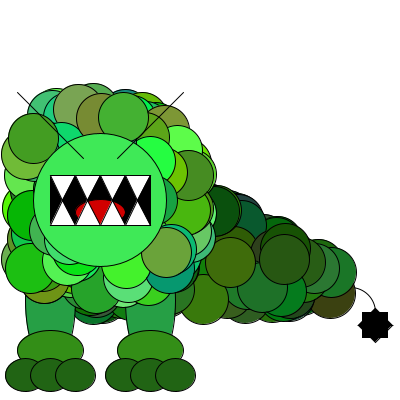
Frame 1 (no input)
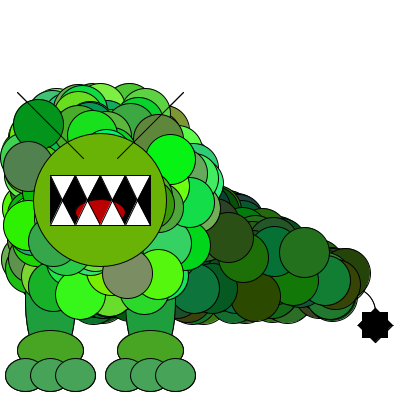
Frame 2 (the mouse pressed at the canvas centre, redrawn once)

The Processing sketch that drew these frames (run headless with seeded random() and noise(); the mouse was pressed at the canvas centre and the sketch redrawn once):

// Processing sketch: processing_70637
// ── processing_70637.pde

int dim = 400; //Default size

void setup() {
  size(400, 400);
  background(255);
}

void draw() {
  rectMode(CENTER);
  ellipseMode(CENTER);
  maketail();
  makefeet();
  makeface();
  makemouth();
  makeantennae();
  noLoop();
}

void maketail() {
  stroke(0);
  //Make the tail point
  fill(255);
  arc(dim-dim/8,3*dim/4+dim/32,dim/8,dim/8,PI+HALF_PI,TWO_PI);
  //Add spike ball (square + two triangles)
  fill(0);
  rect(dim-dim/16,3*dim/4+dim/16, dim/16, dim/16);
  triangle(dim-dim/8+dim/50, 3*dim/4+dim/16, dim-dim/50, 3*dim/4+dim/16,dim-dim/16,3*dim/4+dim/50);
  triangle(dim-dim/8+dim/50, 3*dim/4+dim/16, dim-dim/50, 3*dim/4+dim/16,dim-dim/16,3*dim/4+dim/8-dim/50);
  //Make the tail length
  for (int i = 0; i < 200; i++) {
    //Random color for each elipse
    fill(darkgreenchoose());
    //Limit elipses to dim/2 to dim and dim/2 to 3dim/4
    //Make triangle with limit k > .5*j+dim*.25
    int j = floor(random(3*dim/4)+dim/4-dim/8);
    int k = floor(random(dim/4)+dim/2);
    if (k >= .5*j+dim/4) {
      ellipse(j,k,dim/8,dim/8);
    }
  }
}

void makefeet() {
  stroke(0);
  //Choose legs
  fill(midgreenchoose());
  ellipse(dim/8,3*dim/4,dim/8,dim/3);
  ellipse(3*dim/8,3*dim/4,dim/8,dim/3);
  //Choose feet
  fill(midgreenchoose());
  ellipse(dim/8,7*dim/8,dim/6,dim/10);
  ellipse(3*dim/8,7*dim/8,dim/6,dim/10);
  fill(midgreenchoose());
  for (int i = 0; i < 3; i++) {
    ellipse(dim/8-dim/16+i*dim/16,15*dim/16,dim/10,dim/12);
    ellipse(3*dim/8-dim/16+i*dim/16,15*dim/16,dim/10,dim/12);
  }
} 

void makeface() {
  stroke(0);
  for (int i = 0; i < 200; i++) {
    //Random color for each elipse
    fill(greenchoose());
    //Limit elipses to 0 to dim/2 and dim/4 to 3dim/4
    //Make circular with limit x^2+y^2< (dim/4)^2
    int j = floor(random(dim/2)+dim/16);
    int k = floor(random(dim/2)+dim/4);
    if (sq(j-dim/4)+sq(k-dim/2) <= sq(dim/4)) {
      ellipse(j,k,dim/8,dim/8);
    }
  }
}

void makemouth() {
  stroke(0);
  //Green elipse face
  fill(greenchoose());
  ellipse(dim/4, dim/2, dim/3, dim/3);
  //black mouth square in center of face
  fill(0);
  rect(dim/4, dim/2, dim/4, dim/8);
  //red tongue
  fill(floor(random(128)+128),0,0);
  ellipse(dim/4,17*dim/32,dim/8,dim/16);
  //white teeth
  fill(255);
  for (int i = 0; i < 4; i++) {
    triangle(dim/8+dim*i/16,9*dim/16,3*dim/16+dim*i/16,9*dim/16,5*dim/32+dim*i/16,dim/2);
    triangle(dim/8+dim*i/16,7*dim/16,3*dim/16+dim*i/16,7*dim/16,5*dim/32+dim*i/16,dim/2);
  }
}

void makeantennae() {
  //Makes a pair of black lines for eyebrows
  //centered around dim/8,dim/2-3dim/16 and 3dim/8,dim/2-3dim/16
  stroke(0);
  fill(0);
  line(dim/8-dim/12,dim/2-3*dim/16-dim/12,dim/8+dim/12,dim/2-3*dim/16+dim/12);
  line(3*dim/8-dim/12,dim/2-3*dim/16+dim/12,3*dim/8+dim/12,dim/2-3*dim/16-dim/12);
}

color greenchoose() {
  return color(floor(random(128)),floor(random(128)+128),floor(random(128)));
}

color midgreenchoose() {
  return color(floor(random(96)),floor(random(96)+96),floor(random(96)));
}

color darkgreenchoose() {
  return color(floor(random(64)),floor(random(64)+64),floor(random(64)));
}
